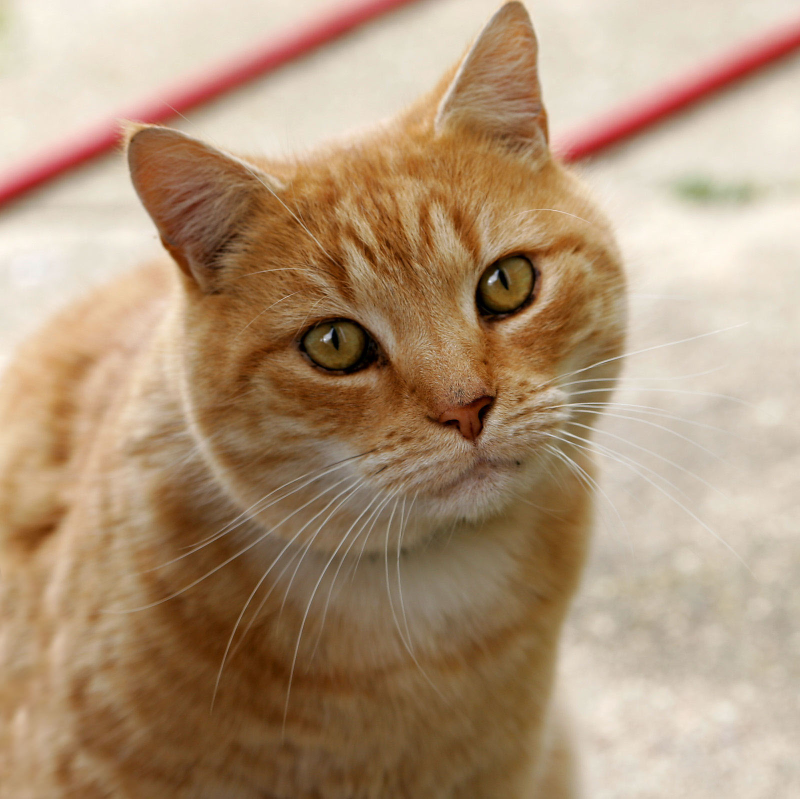
#> input picture Images/Cat03.jpg, 1600 x 1598 px (shown at 1/2 size)
$ jupyter execute HW3_HistogramEqualization.ipynb
#> lines starting #> are read from the running program, lines starting #| are printed output that depends on the picture
[cell 1]
import cv2
import numpy as np
from matplotlib import pyplot as plt


test_img_path="Images//Cat03.jpg"

# Read the image in grayscale mode
image = cv2.imread(test_img_path, cv2.IMREAD_GRAYSCALE)
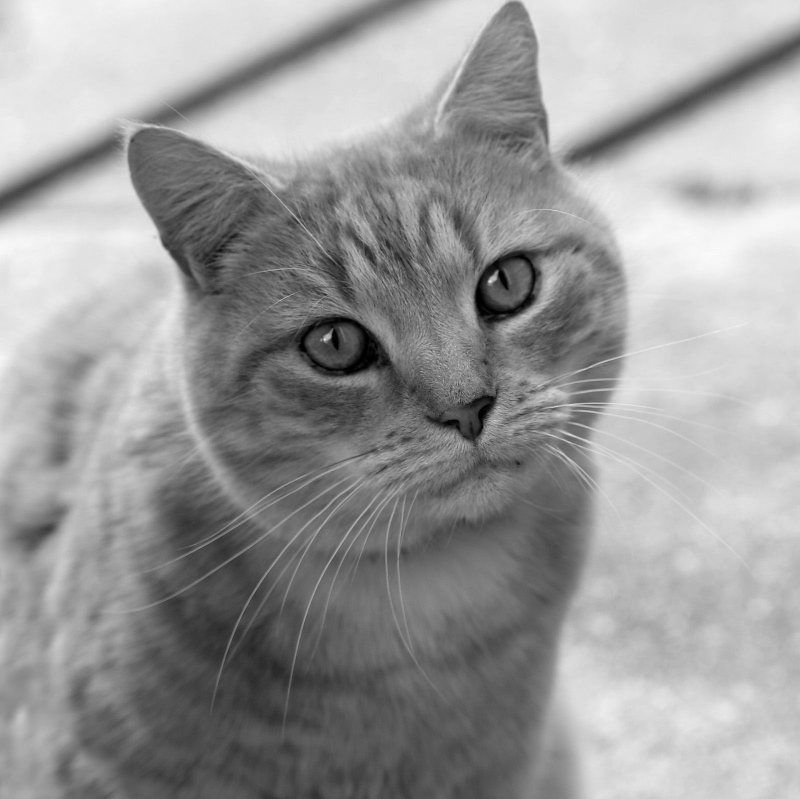
#> image: shape (1598, 1600) (shown at 1/2 size); min 0, max 250, mean 153.7
image=cv2.resize(image,(500,500))
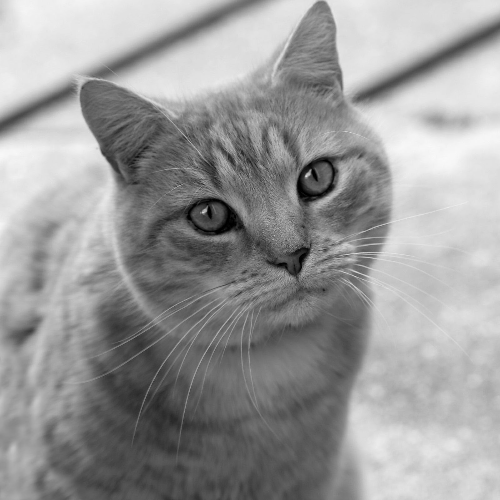
#> image: shape (500, 500); min 0, max 249, mean 153.6

# Perform histogram equalization
equalized_image = cv2.equalizeHist(image)
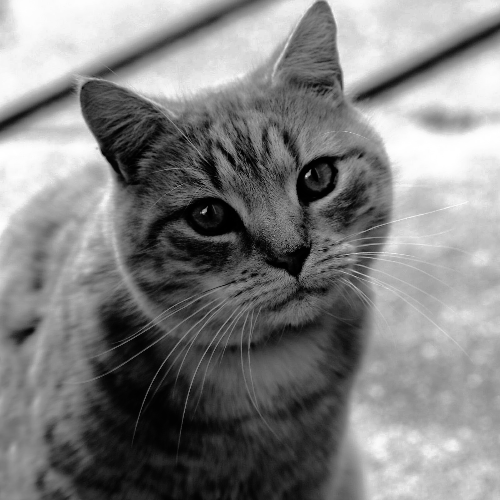
#> equalized_image: shape (500, 500); min 0, max 255, mean 128.2

# Display the original and equalized images
cv2.imshow('Original Image', image)
cv2.imshow('Histogram Equalized Image', equalized_image)

# Wait for a key press and then close all open windows
cv2.waitKey(0)
cv2.destroyAllWindows()

# Optionally, display the histograms
# Calculate histograms using OpenCV
hist_original = cv2.calcHist([image], [0], None, [256], [0, 256])
#> hist_original = 256 values, max 3731 at index 220, min 0 at index 250, mean 976.6
hist_equalized = cv2.calcHist([equalized_image], [0], None, [256], [0, 256])
#> hist_equalized = 256 values, max 3731 at index 216, min 0 at index 15, mean 976.6

plt.figure(figsize=(10, 4))

# Plot original histogram
plt.subplot(1, 2, 1)
plt.plot(hist_original, color='gray')
plt.title('Original Histogram')
plt.xlabel('Bins')
plt.ylabel('Normalized Pixels')

# Plot equalized histogram
plt.subplot(1, 2, 2)
plt.plot(hist_equalized, color='black')
plt.title('Equalized Histogram')
plt.xlabel('Bins')
plt.ylabel('Normalized Pixels')

# Adjust layout and show the plots
plt.tight_layout()
plt.show()
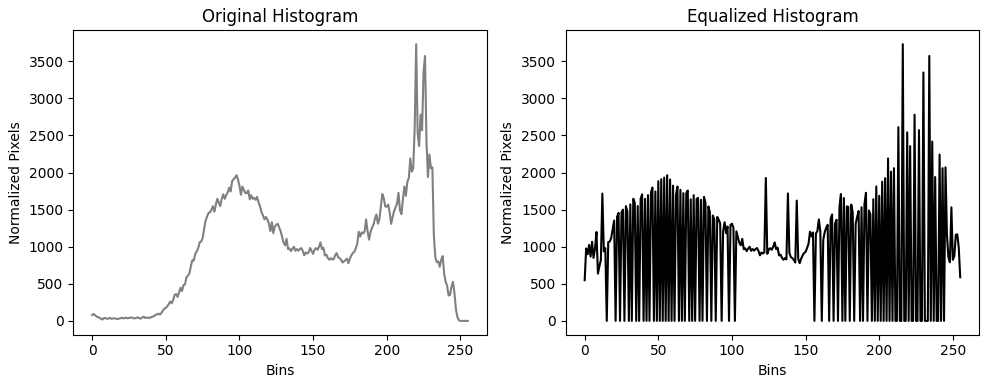
#> figure drawn by matplotlib, 2 panels; panel 1: curve peaks at x = 220, y = 3731; panel 2: curve peaks at x = 216, y = 3731
